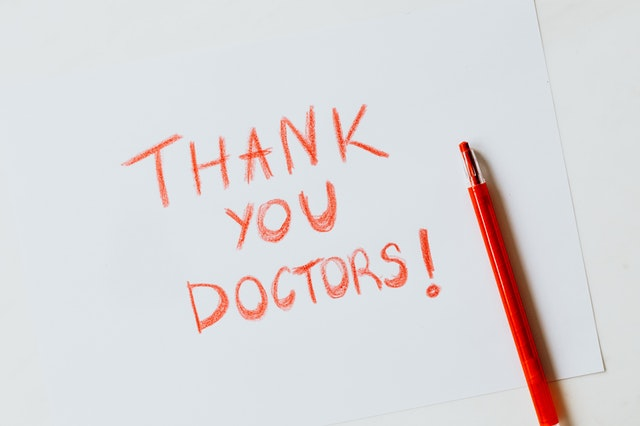
#> input picture WEEk3_2/paper.jpg, 640 x 426 px
$ python opencv_detail03.py
#> lines starting #> are read from the running program, lines starting #| are printed output that depends on the picture
# 피라미드 기법 (pyramid)
# Level 0 : Original Size
# Level 1 : up의 경우 x2 / down의 경우 1/2
# 피라미드 up
#   -원래 이미지의 크기를 2배 늘린다
#   -이미지를 샘플링을 크게하고 blur 처리
# 피라미드 down
#   -원래 이미지의 크기를 1/2 줄다
#   -이미지를 샘플링을 작게하고 blur 처리

# 피라미드 연산의 장점
# 1. 낮은 해상도
# 2. 다양한 이미지의 크기를 얻을수있다
# 3. 쉽게 이미지 처리를 함
# 4. edge를 쉽게 찾을 수 있다.

import cv2

img = cv2.imread("paper.jpg")
#> img is the input picture: shape (426, 640, 3); mean B, G, R 217.8, 216, 219.9
print(img.shape)
#| (426, 640, 3)

# [6 lines of commented-out code are left out]

img = cv2.pyrDown(img)
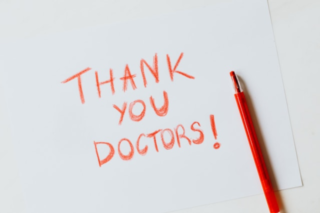
#> img: shape (213, 320, 3); mean B, G, R 217.8, 216, 219.9
cv2.imshow("pytDown1",img)
print(img.shape)
#| (213, 320, 3)
img = cv2.pyrDown(img)
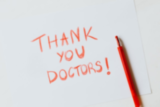
#> img: shape (107, 160, 3); mean B, G, R 217.8, 216, 219.9
cv2.imshow("pytDown2",img)
print(img.shape)
#| (107, 160, 3)

cv2.waitKey(0)
cv2.destroyAllWindows()
